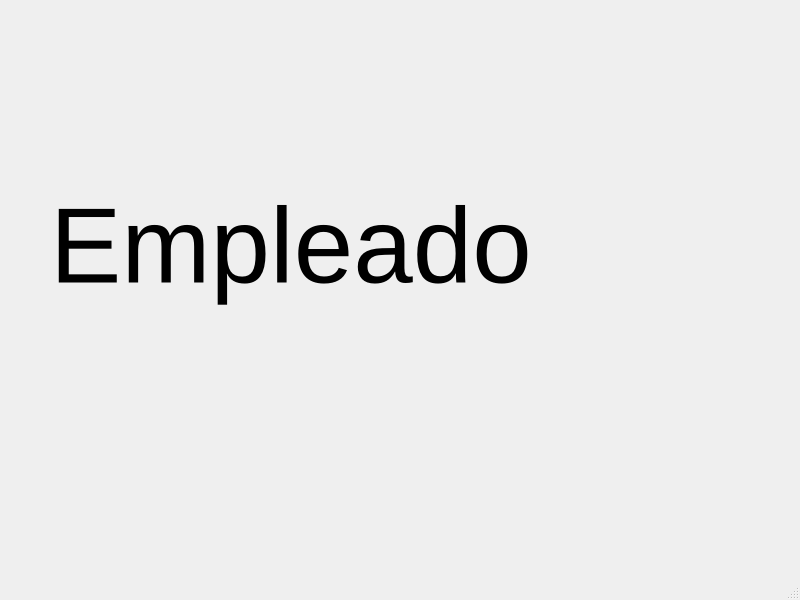
<?xml version="1.0" encoding="UTF-8"?>
<ui version="4.0">
 <class>empleado_MainWindow</class>
 <widget class="QMainWindow" name="empleado_MainWindow">
  <property name="geometry">
   <rect>
    <x>0</x>
    <y>0</y>
    <width>800</width>
    <height>600</height>
   </rect>
  </property>
  <property name="windowTitle">
   <string>MainWindow</string>
  </property>
  <widget class="QWidget" name="centralwidget">
   <widget class="QLabel" name="label">
    <property name="geometry">
     <rect>
      <x>50</x>
      <y>80</y>
      <width>741</width>
      <height>331</height>
     </rect>
    </property>
    <property name="font">
     <font>
      <pointsize>80</pointsize>
     </font>
    </property>
    <property name="text">
     <string>Empleado</string>
    </property>
   </widget>
  </widget>
  <widget class="QMenuBar" name="menubar">
   <property name="geometry">
    <rect>
     <x>0</x>
     <y>0</y>
     <width>800</width>
     <height>26</height>
    </rect>
   </property>
  </widget>
  <widget class="QStatusBar" name="statusbar"/>
 </widget>
 <resources/>
 <connections/>
</ui>
